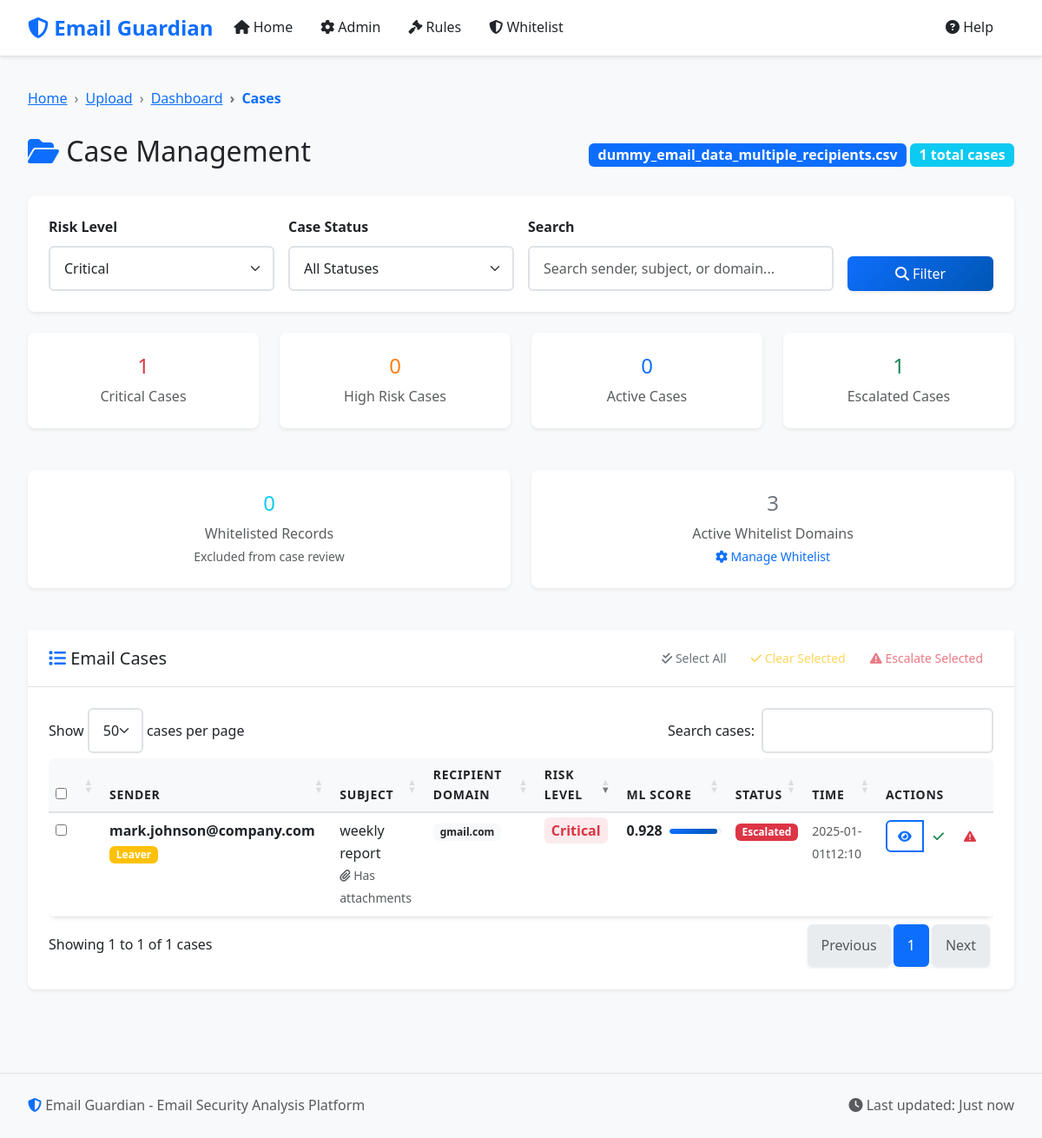
/cases/efa408c6-7c15-4e7b-925e-3a4282d20074?risk_level=Critical, run on the app's committed database.
### models.py (models this page shows, shortened)
class ProcessingSession(db.Model):
    __tablename__ = 'processing_sessions'
    id = db.Column(db.String(36), primary_key=True)
    filename = db.Column(db.String(255), nullable=False)
    upload_time = db.Column(db.DateTime, default=datetime.utcnow)
    total_records = db.Column(db.Integer, default=0)
    processed_records = db.Column(db.Integer, default=0)
    status = db.Column(db.String(50), default='uploaded')  # uploaded, processing, completed, error
    error_message = db.Column(Text)
    processing_stats = db.Column(JSON)
    data_path = db.Column(db.String(500))
    is_compressed = db.Column(db.Boolean, default=False)
    exclusion_applied = db.Column(db.Boolean, default=False)
    whitelist_applied = db.Column(db.Boolean, default=False)
    rules_applied = db.Column(db.Boolean, default=False)
    ml_applied = db.Column(db.Boolean, default=False)

class EmailRecord(db.Model):
    __tablename__ = 'email_records'
    id = db.Column(db.Integer, primary_key=True)
    session_id = db.Column(db.String(36), db.ForeignKey('processing_sessions.id'), nullable=False)
    record_id = db.Column(db.String(100), nullable=False)  # Unique within session
    time = db.Column(db.String(100))
    sender = db.Column(db.String(255))
    subject = db.Column(Text)
    attachments = db.Column(Text)
    recipients = db.Column(Text)
    recipients_email_domain = db.Column(db.String(255))
    leaver = db.Column(db.String(10))
    termination_date = db.Column(db.String(100))
    wordlist_attachment = db.Column(Text)
    wordlist_subject = db.Column(Text)
    bunit = db.Column(db.String(255))
    department = db.Column(db.String(255))
    status = db.Column(db.String(100))
    user_response = db.Column(Text)
    final_outcome = db.Column(db.String(255))
    justification = db.Column(Text)
    excluded_by_rule = db.Column(db.String(500))
    whitelisted = db.Column(db.Boolean, default=False)
    rule_matches = db.Column(Text)  # JSON string of matched rules
    ml_risk_score = db.Column(db.Float)
    ml_anomaly_score = db.Column(db.Float)
    risk_level = db.Column(db.String(20))  # Critical, High, Medium, Low
    ml_explanation = db.Column(Text)
    case_status = db.Column(db.String(20), default='Active')  # Active, Cleared, Escalated
    assigned_to = db.Column(db.String(255))
    notes = db.Column(Text)
    escalated_at = db.Column(db.DateTime)
    resolved_at = db.Column(db.DateTime)

### routes.py (the view, shortened to what this page needs)
@app.route('/cases/<session_id>')
def cases(session_id):
    session = ProcessingSession.query.get_or_404(session_id)
    page = request.args.get('page', 1, type=int)
    risk_level = request.args.get('risk_level', '')
    case_status = request.args.get('case_status', '')
    search = request.args.get('search', '')
    query = EmailRecord.query.filter_by(session_id=session_id).filter(
        EmailRecord.whitelisted != True
    )
    if risk_level:
        query = query.filter(EmailRecord.risk_level == risk_level)
    if case_status:
        query = query.filter(EmailRecord.case_status == case_status)
    cases_pagination = query.order_by(EmailRecord.ml_risk_score.desc()).paginate(
        page=page, per_page=50, error_out=False
    )
    total_whitelisted = EmailRecord.query.filter_by(session_id=session_id).filter(
        EmailRecord.whitelisted == True
    ).count()
    active_whitelist_domains = WhitelistDomain.query.filter_by(is_active=True).count()
    return render_template('cases.html',
                         session=session,
                         cases=cases_pagination,
                         risk_level=risk_level,
                         case_status=case_status,
                         search=search,
                         total_whitelisted=total_whitelisted,
                         active_whitelist_domains=active_whitelist_domains)

### templates/cases.html (shortened to what this page needs)
{% extends "base.html" %}
{% block breadcrumb_items %}
<li class="breadcrumb-item"><a href="{{ url_for('index') }}">Upload</a></li>
<li class="breadcrumb-item"><a href="{{ url_for('dashboard', session_id=session.id) }}">Dashboard</a></li>
<li class="breadcrumb-item active">Cases</li>
{% endblock %}
{% block content %}
<div class="row mb-4">
    <div class="col-12">
        <div class="d-flex justify-content-between align-items-center">
            <h1 class="h2">
                <i class="fas fa-folder-open text-primary"></i>
                Case Management
            </h1>
            <div class="session-info">
                <span class="badge bg-primary fs-6">{{ session.filename }}</span>
                <span class="badge bg-info fs-6">{{ cases.total }} total cases</span>
            </div>
        </div>
    </div>
</div>
<div class="filter-bar">
    <form method="GET" id="filterForm" class="row g-3">
        <div class="col-md-3">
            <label for="risk_level" class="form-label">Risk Level</label>
            <select class="form-select" id="risk_level" name="risk_level">
                <option value="Critical" {% if risk_level == 'Critical' %}selected{% endif %}>Critical</option>
            </select>
        </div>
        <div class="col-md-3">
            <label for="case_status" class="form-label">Case Status</label>
            <select class="form-select" id="case_status" name="case_status">
                <option value="">All Statuses</option>
            </select>
        </div>
        <div class="col-md-4">
            <label for="search" class="form-label">Search</label>
            <input type="text" class="form-control" id="search" name="search"
                   placeholder="Search sender, subject, or domain..." value="{{ search }}">
        </div>
        <div class="col-md-2">
            <label class="form-label">&nbsp;</label>
            <div class="d-grid">
                <button type="submit" class="btn btn-primary">
                    <i class="fas fa-search"></i> Filter
                </button>
            </div>
        </div>
    </form>
</div>
<div class="row mb-4">
    <div class="col-md-3">
        <div class="card text-center border-danger">
            <div class="card-body">
                <h4 class="text-danger">{{ cases.items | selectattr('risk_level', 'equalto', 'Critical') | list | length }}</h4>
                <p class="text-muted mb-0">Critical Cases</p>
            </div>
        </div>
    </div>
    <div class="col-md-3">
        <div class="card text-center border-warning">
            <div class="card-body">
                <h4 class="text-warning">{{ cases.items | selectattr('risk_level', 'equalto', 'High') | list | length }}</h4>
                <p class="text-muted mb-0">High Risk Cases</p>
            </div>
        </div>
    </div>
    <div class="col-md-3">
        <div class="card text-center border-primary">
            <div class="card-body">
                <h4 class="text-primary">{{ cases.items | selectattr('case_status', 'equalto', 'Active') | list | length }}</h4>
                <p class="text-muted mb-0">Active Cases</p>
            </div>
        </div>
    </div>
    <div class="col-md-3">
        <div class="card text-center border-success">
            <div class="card-body">
                <h4 class="text-success">{{ cases.items | selectattr('case_status', 'equalto', 'Escalated') | list | length }}</h4>
                <p class="text-muted mb-0">Escalated Cases</p>
            </div>
        </div>
    </div>
</div>
<div class="row mb-4">
    <div class="col-md-6">
        <div class="card text-center border-info">
            <div class="card-body">
                <h4 class="text-info">{{ total_whitelisted }}</h4>
                <p class="text-muted mb-0">Whitelisted Records</p>
                <small class="text-muted">Excluded from case review</small>
            </div>
        </div>
    </div>
    <div class="col-md-6">
        <div class="card text-center border-secondary">
            <div class="card-body">
                <h4 class="text-secondary">{{ active_whitelist_domains }}</h4>
                <p class="text-muted mb-0">Active Whitelist Domains</p>
                <small class="text-muted">
                    <a href="{{ url_for('whitelist_analysis', session_id=session.id) }}" class="text-decoration-none">
                        <i class="fas fa-cog"></i> Manage Whitelist
                    </a>
                </small>
            </div>
        </div>
    </div>
</div>
<div class="card">
    <div class="card-header">
        <div class="d-flex justify-content-between align-items-center">
            <h5 class="card-title mb-0">
                <i class="fas fa-list text-primary"></i>
                Email Cases
            </h5>
            <div class="bulk-actions">
                <button class="btn btn-sm btn-outline-secondary" onclick="selectAllCases()">
                    <i class="fas fa-check-double"></i> Select All
                </button>
                <button class="btn btn-sm btn-outline-warning" onclick="bulkClearCases()" disabled id="bulkClearBtn">
                    <i class="fas fa-check"></i> Clear Selected
                </button>
                <button class="btn btn-sm btn-outline-danger" onclick="bulkEscalateCases()" disabled id="bulkEscalateBtn">
                    <i class="fas fa-exclamation-triangle"></i> Escalate Selected
                </button>
            </div>
        </div>
    </div>
    <div class="card-body">
        {% if cases.items %}
        <div class="table-responsive">
            <table class="table table-hover" id="casesTable">
                <thead>
                    <tr>
                        <th width="30">
                            <input type="checkbox" id="selectAll" onchange="toggleSelectAll()">
                        </th>
                        <th>Sender</th>
                        <th>Subject</th>
                        <th>Recipient Domain</th>
                        <th>Risk Level</th>
                        <th>ML Score</th>
                        <th>Status</th>
                        <th>Time</th>
                        <th>Actions</th>
                    </tr>
                </thead>
                <tbody>
                    {% for case in cases.items %}
                    <tr>
                        <td>
                            <input type="checkbox" class="case-checkbox" value="{{ case.record_id }}" onchange="updateBulkActions()">
                        </td>
                        <td>
                            <div>
                                <strong>{{ case.sender[:30] }}{% if case.sender|length > 30 %}...{% endif %}</strong>
                                {% if case.leaver and case.leaver.lower() in ['yes', 'true', '1'] %}
                                    <span class="badge bg-warning">Leaver</span>
                                {% endif %}
                            </div>
                        </td>
                        <td>
                            <div title="{{ case.subject }}">
                                {{ case.subject[:50] }}{% if case.subject|length > 50 %}...{% endif %}
                            </div>
                            {% if case.attachments %}
                                <small class="text-muted">
                                    <i class="fas fa-paperclip"></i> Has attachments
                                </small>
                            {% endif %}
                        </td>
                        <td>
                            <span class="badge bg-light text-dark">{{ case.recipients_email_domain }}</span>
                        </td>
                        <td>
                            <span class="risk-{{ case.risk_level.lower() if case.risk_level else 'low' }}">
                                {{ case.risk_level or 'Low' }}
                            </span>
                        </td>
                        <td>
                            <div class="d-flex align-items-center">
                                <span class="fw-bold">{{ "%.3f"|format(case.ml_risk_score or 0) }}</span>
                                <div class="progress ms-2" style="width: 60px; height: 6px;">
                                    <div class="progress-bar bg-{% if (case.ml_risk_score or 0) > 0.7 %}danger{% elif (case.ml_risk_score or 0) > 0.4 %}warning{% else %}success{% endif %}"
                                         style="width: {{ ((case.ml_risk_score or 0) * 100)|int }}%"></div>
                                </div>
                            </div>
                        </td>
                        <td>
                            <span class="badge status-{{ case.case_status.lower() if case.case_status else 'active' }}">
                                {{ case.case_status or 'Active' }}
                            </span>
                        </td>
                        <td>
                            <small class="text-muted">{{ case.time[:16] if case.time else 'N/A' }}</small>
                        </td>
                        <td>
                            <div class="btn-group" role="group">
                                <button class="btn btn-sm btn-outline-primary view-case-btn"
                                        data-record-id="{{ case.record_id }}" title="View Details">
                                    <i class="fas fa-eye"></i>
                                </button>
                                <button class="btn btn-sm btn-outline-success update-case-status-btn"
                                        data-record-id="{{ case.record_id }}" data-new-status="Cleared" title="Clear Case">
                                    <i class="fas fa-check"></i>
                                </button>
                                <button class="btn btn-sm btn-outline-danger escalate-case-btn"
                                        data-record-id="{{ case.record_id }}" title="Escalate">
                                    <i class="fas fa-exclamation-triangle"></i>
                                </button>
                            </div>
                        </td>
                    </tr>
                    {% endfor %}
                </tbody>
            </table>
        </div>
        {% endif %}
    </div>
</div>
{% endblock %}

### data on the page
ProcessingSession: filename "dummy_email_data_multiple_recipients.csv"
EmailRecord: sender "mark.johnson@company.com", leaver "Leaver", subject "weekly report", attachments "Has attachments", recipients_email_domain "gmail.com", risk_level "Critical", ml_risk_score "0.928", case_status "Escalated", time "2025-01-01t12:10"

### other printed values
{{ cases.total }} "1"
{{ total_whitelisted }} "0"
{{ active_whitelist_domains }} "3"
